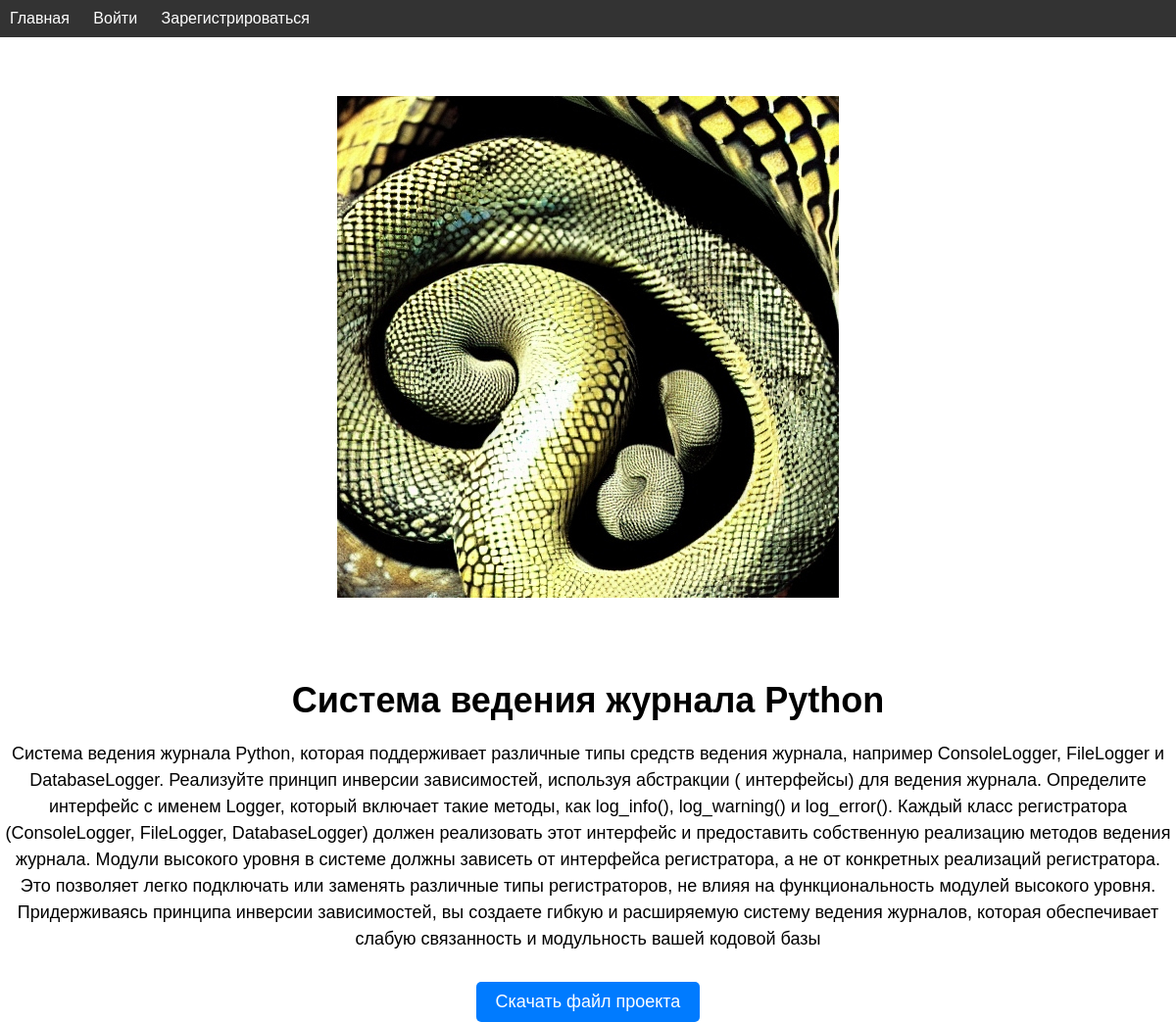
Screenshot of /3/ with the database file from the repository.
### educatioanal_app/models.py (models this page shows, shortened)
class Work(models.Model):
    title = models.CharField(verbose_name='Заголовок', max_length=100)
    description = models.TextField(verbose_name='Описание')
    image = models.ImageField(verbose_name='фото', upload_to='educational_app/images')
    project_file = models.FileField(verbose_name='файл проекта', upload_to='educational_app/docments')
    created = models.DateTimeField(verbose_name='дата', auto_now_add=True)
    class Meta:
        verbose_name = 'проект'
        verbose_name_plural = "проекты"

### educatioanal_app/views.py (the view)
# urls.py: path('<int:work_id>/', views.details, name='details'),
def details(request, work_id):
    work = get_object_or_404(Work, pk=work_id)
    return render(request, 'educational_app/details.html', {'work': work})

### educatioanal_app/templates/educational_app/details.html (shortened to what this page needs)
{% extends 'educational_app/index.html' %}
{% load static %}
{% block content %}
    <div class="details">
        <img src="{{ work.image.url }}" alt="{{ work.title }}">
        <h1>{{ work.title }}</h1>
        <p>{{ work.description }}</p>
        <a href="{{ work.project_file.url }}" download>Скачать файл проекта</a>
    </div>
{% endblock %}

### educatioanal_app/static/css/style.css (style rules this page uses)
body { margin: 0; padding: 0; font-family: Arial, Helvetica, sans-serif; }
.container h1, h2 { text-align: center; margin: 60px 0 40px; font-size: 36px; }
.details { max-width: 100%; margin-top: 20px; text-align: center; }
.details img { max-width: 100%; margin-bottom: 20px; }
.details h1 { font-size: 36px; margin-bottom: 20px; }
.details p { font-size: 18px; line-height: 1.5; margin-bottom: 30px; }
.details a { display: inline-block; background-color: #007bff; color: #fff; font-size: 18px; padding: 10px 20px; border-radius: 5px; text-decoration: none; }
a { color: #008CBA; text-decoration: none; }

### rows the page displays
Work: image (picture), title "Система ведения журнала Python", description "Система ведения журнала Python, которая поддерживает различные типы средств ведения журнала, например ConsoleLogger, FileLogger и DatabaseLogger. Реализуйте принцип инверсии зависимостей, используя абстракции ( интерфейсы) для ведения журнала. Определите интерфейс с именем Logger, который включает такие методы, как log_info(), log_warning() и log_error(). Каждый класс регистратора (ConsoleLogger, FileLogger, DatabaseLogger) должен реализовать этот интерфейс и предоставить собственную реализацию методов ведения журнала. Модули высокого уровня в системе должны зависеть от интерфейса регистратора, а не от конкретных реализаций регистратора. Это позволяет легко подключать или заменять различные…"
